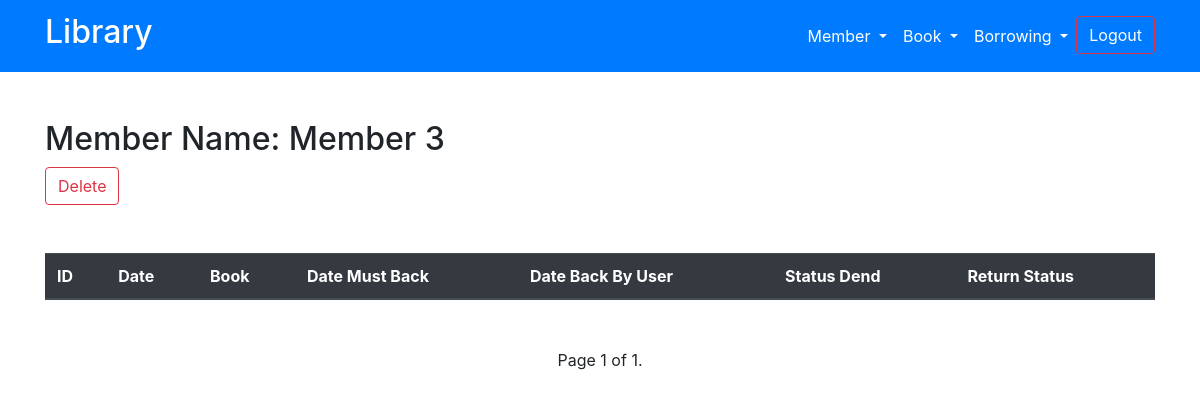
Page /history-member/3/ (signed in) on the earlier database version.
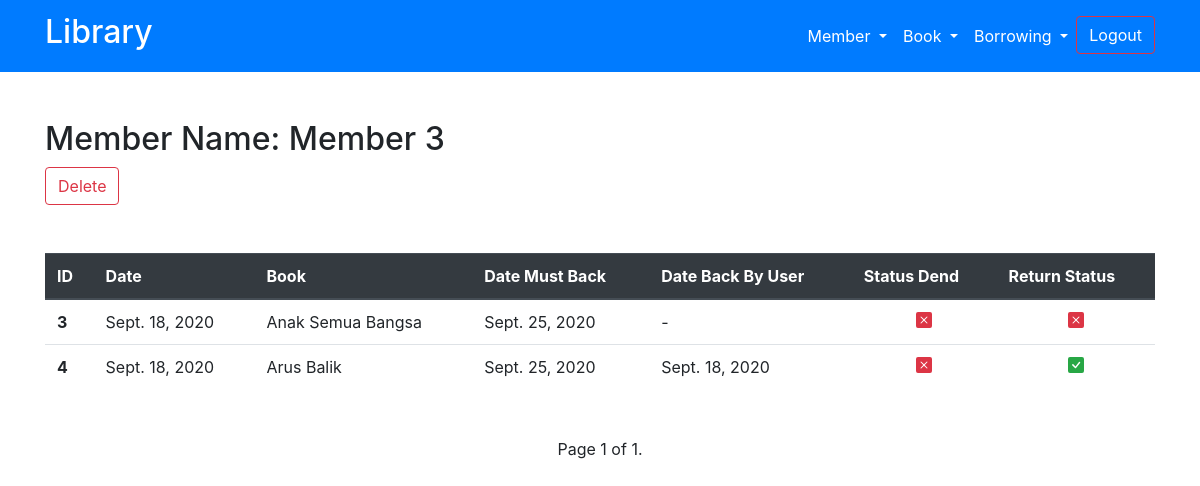
Same page on the later database version.
### my_app/models.py (models this page shows, shortened)
class Peminjaman(models.Model):
    dateAdd = models.DateField(auto_now_add=True)
    member = models.ForeignKey(Member, on_delete=models.CASCADE)
    book = models.ForeignKey(Book, on_delete=models.CASCADE)
    date_must_back = models.DateField(auto_created=back_day)
    date_back_by_member = models.DateField(blank=True, null=True)
    status_denda = models.BooleanField(default=False)
    status_pengembalian = models.BooleanField(default=False)
    user = models.ForeignKey(User, on_delete=models.CASCADE)
    class Meta:
        verbose_name = "Peminjaman"
        verbose_name_plural = "Peminjamans"
        ordering = ['-dateAdd']
    def denda_check(self):
        today = datetime.date.today()
        if self.date_must_back < today:
            self.status_denda = True
            self.save()
        else:
            self.status_denda = False
            self.save()

class Book(models.Model):
    dateAdd = models.DateField(auto_now_add=True)
    author = models.CharField(max_length=50)
    title = models.CharField(max_length=50)
    denda = models.IntegerField(default=10000)
    denda_hilang = models.IntegerField(default=50000)
    status = models.BooleanField(default=True)
    status_dipinjam = models.BooleanField(default=False)
    rating = models.ForeignKey(Rating, on_delete=models.CASCADE,)
    categorie = models.ForeignKey(Categorie, on_delete=models.CASCADE,)
    user = models.ForeignKey(User, on_delete=models.CASCADE)
    class Meta:
        verbose_name = "Book"
        verbose_name_plural = "Books"
        ordering = ['-dateAdd']
    def __str__(self):
        return self.title

### my_app/views.py (the view)
# urls.py: path('history-member/<int:member_id>/', views.history_member, name='history-member'),
def history_member(request, member_id):
    if request.user.is_authenticated:
        try:
            getMember = Member.objects.get(pk=member_id)
        except (KeyError, Member.DoesNotExist):
            return HttpResponseRedirect(reverse('home:not_found'))
        member_peminjaman = Peminjaman.objects.filter(member=getMember.id)
        for i in member_peminjaman:
            if i.status_pengembalian is False:
                i.denda_check()
            else: pass
        paginator = Paginator(member_peminjaman, 100)
        pageNum = request.GET.get('page')
        dataresult = paginator.get_page(pageNum)
        return render(request, 'home/history-member.html', {
            'data': dataresult,
            'member': getMember,
        })
    else:
        return HttpResponseRedirect(reverse('login'))

### templates/home/history-member.html (shortened to what this page needs)
{% extends 'base.html' %}
{% load static %}
{% block content %}
<div class="container my-5 text-capitalize">
    <h2 class="mt-5">member name: {{member.name}}</h2>
    <a href="../../delete/Member/{{member.id}}/" class="btn btn-outline-danger mb-5">delete</a>
    <table class="table table-hover">
        <thead class="thead-dark">
            <th scope="col">ID</th>
            <th scope="col">date</th>
            <th scope="col">book</th>
            <th scope="col">date must back</th>
            <th scope="col">date back by user</th>
            <th scope="col">status dend</th>
            <th scope="col">return status</th>
        </thead>
        <tbody>
        {% for i in data %}
        {% if i.status_denda is True %}
            <tr class="bg-danger text-white">
            {% else %}
            <tr>
        {% endif %}
                <th scope="row">{{i.id}}</th>
                <td>{{i.dateAdd}}</td>
                <td>{{i.book}}</td>
                <td>{{i.date_must_back}}</td>
                {% if i.date_back_by_member is None %}
                <td>-</td>
                {% else %}
                <td>{{i.date_back_by_member}}</td>
                {% endif %}
                {% if i.status_denda is True%}
                <td class="text-success text-center">
                    <svg width="1em" height="1em" viewBox="0 0 16 16" class="bi bi-check-square-fill"
                        fill="currentColor" xmlns="http://www.w3.org/2000/svg">
                        <path fill-rule="evenodd"
                            d="M2 0a2 2 0 0 0-2 2v12a2 2 0 0 0 2 2h12a2 2 0 0 0 2-2V2a2 2 0 0 0-2-2H2zm10.03 4.97a.75.75 0 0 0-1.08.022L7.477 9.417 5.384 7.323a.75.75 0 0 0-1.06 1.06L6.97 11.03a.75.75 0 0 0 1.079-.02l3.992-4.99a.75.75 0 0 0-.01-1.05z" />
                    </svg>
                </td>
                {% else %}
                <td class="text-danger text-center">
                </td>
                {% endif %}
                {% if i.status_pengembalian is True %}
                <td class="text-success text-center">
                </td>
                {% else %}
                <td class="text-danger text-center">
                </td>
                {% endif %}
            </tr>
        {% endfor %}
        </tbody>
    </table>
</div>
<div class="container">
    <div class="row">
        <div class="col text-center">
            <span> Page {{ data.number }} of {{ data.paginator.num_pages }}.</span>
        </div>
    </div>
</div>
{% endblock content %}

Differences in the rows shown:
added Peminjaman: id "3", dateAdd "Sept. 18, 2020", book "Anak Semua Bangsa", date_must_back "Sept. 25, 2020", status_denda False (drawn), status_pengembalian False (drawn)
added Peminjaman: id "4", dateAdd "Sept. 18, 2020", book "Arus Balik", date_must_back "Sept. 25, 2020", date_back_by_member "Sept. 18, 2020", status_denda False (drawn), status_pengembalian True (drawn)
